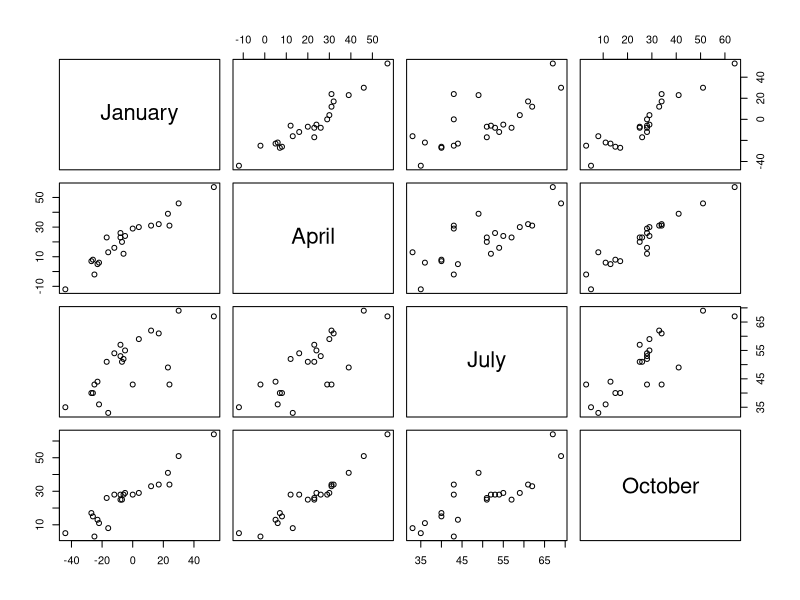
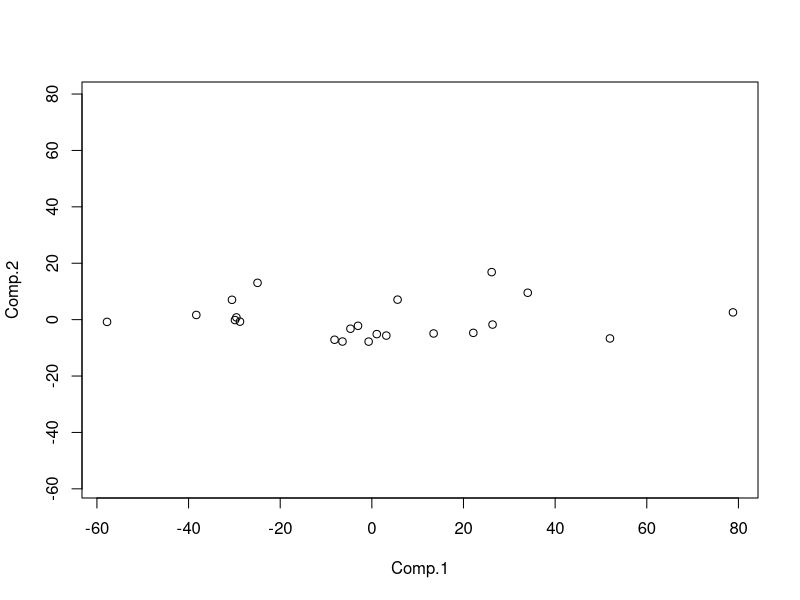
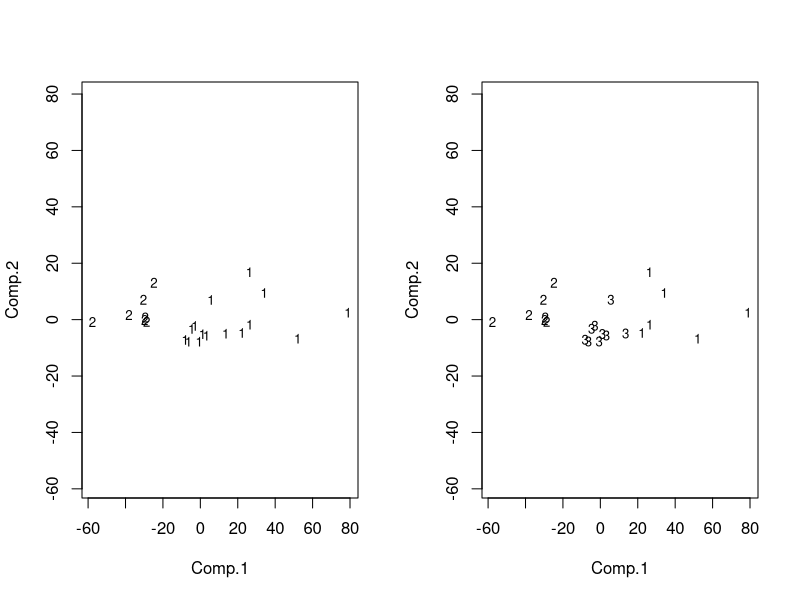
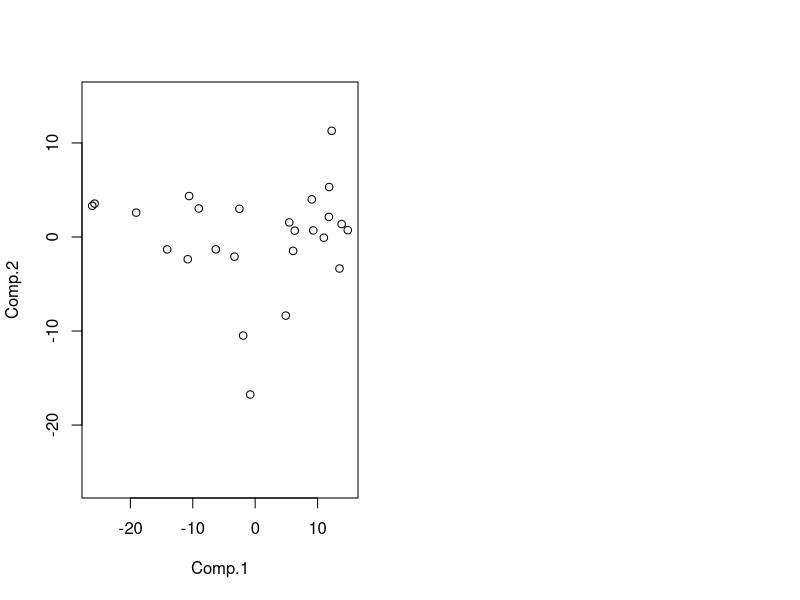

Write the R code that produced these figures, in order.
## ---- chunk 1
knitr::opts_chunk$set(echo = TRUE)
## ---- chunk 2
lowtemp <- structure(
  c(-8, -7, -44, -12, -27, 4, -25, -8, 53, 12, -22, 23, 30, -17, -6, -23, 17, -26, -16, 24, 
    0, -5, 26, 20, -12, 16, 7, 30, -2, 23, 57, 31, 6, 39, 46, 23, 12, 5, 32, 8, 13, 31, 29, 
    24, 53, 51, 35, 54, 40, 59, 43, 57, 67, 62, 36, 49, 69, 51, 52, 44, 61, 40, 33, 43, 43, 
    55, 28, 25, 5, 28, 17, 29, 3, 25, 64, 33, 11, 41, 51, 26, 28, 13, 34, 15, 8, 34, 28, 29),
.Dim = c(22L, 4L), .Dimnames = list(c("Atlanta", "Baltimore", "Bismark", "Boston", "Chicago", 
                   "Dallas", "Denver", "El Paso", "Honolulu", "Houston", "Juneau", "Los Angeles", 
                   "Miami", "Nashville", "New York", "Omaha", "Phoenix", "Portland", "Reno", 
                   "San Francisco", "Seattle", "Washington"), 
                 c("January", "April", "July", "October")))
lowtemp

pairs(lowtemp)
## ---- chunk 3
lowtemp_pc <- princomp(lowtemp)
xlim <- range(lowtemp_pc$scores[, 1])
plot(lowtemp_pc$scores[, 1:2], ylim = xlim)
# possibly 2 or three clusters?
## ---- chunk 4
lowtemp_km2 <- kmeans(lowtemp, 2)
lowtemp_km2
## ---- chunk 5
lowtemp_km3 <- kmeans(lowtemp, 3)
lowtemp_km3
## ---- chunk 6
par(mfrow = c(1,2))
plot(lowtemp_pc$scores[, 1:2], ylim = xlim, type = "n")
text(lowtemp_pc$scores[, 1:2], labels = as.numeric(lowtemp_km2$cluster), cex=0.8)

plot(lowtemp_pc$scores[, 1:2], ylim = xlim, type = "n")
text(lowtemp_pc$scores[, 1:2], labels = as.numeric(lowtemp_km3$cluster), cex=0.8)
## ---- chunk 7
protein <- read.table("data/protein.txt", sep = '\t', header = TRUE)
head(protein)

protein_pc <- princomp(protein)
xlim <- range(protein_pc$scores[, 1])
plot(protein_pc$scores[, 1:2], ylim = xlim)
# possibly 2 clusters?

